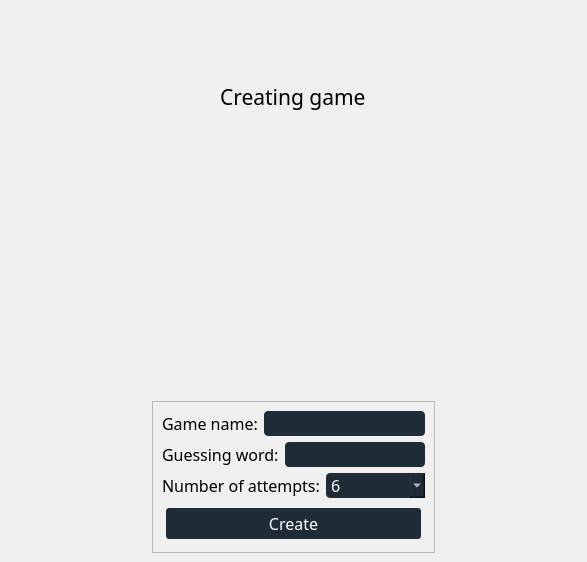
<?xml version="1.0" encoding="UTF-8"?>
<ui version="4.0">
 <class>CreateWindow</class>
 <widget class="QMainWindow" name="CreateWindow">
  <property name="windowModality">
   <enum>Qt::WindowModal</enum>
  </property>
  <property name="geometry">
   <rect>
    <x>0</x>
    <y>0</y>
    <width>587</width>
    <height>562</height>
   </rect>
  </property>
  <property name="windowTitle">
   <string notr="true">Hangman - Creating game</string>
  </property>
  <property name="styleSheet">
   <string notr="true">QPushButton{background:rgb(31, 44, 56);border-radius:3;color:white;padding:4px;margin:4px;}QPushButton:hover{border:1px solid white;}QPushButton:pressed{color:black;background:white;}QLineEdit,QComboBox{background: rgb(31, 44, 56);border-radius: 4px;color: white;}</string>
  </property>
  <widget class="QWidget" name="main_widget">
   <layout class="QVBoxLayout" name="verticalLayout">
    <item alignment="Qt::AlignHCenter|Qt::AlignVCenter">
     <widget class="QLabel" name="window_title">
      <property name="font">
       <font>
        <family>JetBrains Mono</family>
        <pointsize>16</pointsize>
       </font>
      </property>
      <property name="text">
       <string notr="true">Creating game</string>
      </property>
     </widget>
    </item>
    <item alignment="Qt::AlignHCenter|Qt::AlignBottom">
     <widget class="QWidget" name="widget" native="true">
      <layout class="QVBoxLayout" name="verticalLayout_3">
       <item alignment="Qt::AlignLeft">
        <widget class="QLabel" name="message_label">
         <property name="font">
          <font>
           <family>JetBrains Mono</family>
           <pointsize>12</pointsize>
          </font>
         </property>
         <property name="styleSheet">
          <string notr="true">color: rgb(255, 0, 0);</string>
         </property>
         <property name="text">
          <string notr="true"/>
         </property>
         <property name="alignment">
          <set>Qt::AlignBottom|Qt::AlignLeading|Qt::AlignLeft</set>
         </property>
        </widget>
       </item>
      </layout>
     </widget>
    </item>
    <item alignment="Qt::AlignHCenter|Qt::AlignBottom">
     <widget class="QFrame" name="input_form">
      <property name="frameShape">
       <enum>QFrame::StyledPanel</enum>
      </property>
      <property name="frameShadow">
       <enum>QFrame::Raised</enum>
      </property>
      <layout class="QVBoxLayout" name="verticalLayout_2">
       <item>
        <layout class="QHBoxLayout" name="game_name">
         <item>
          <widget class="QLabel" name="game_name_label">
           <property name="font">
            <font>
             <family>JetBrains Mono</family>
             <pointsize>12</pointsize>
            </font>
           </property>
           <property name="text">
            <string notr="true">Game name:</string>
           </property>
          </widget>
         </item>
         <item>
          <widget class="QLineEdit" name="game_name_input">
           <property name="font">
            <font>
             <family>JetBrains Mono</family>
             <pointsize>12</pointsize>
            </font>
           </property>
          </widget>
         </item>
        </layout>
       </item>
       <item>
        <layout class="QHBoxLayout" name="guessing_word">
         <item>
          <widget class="QLabel" name="guessing_word_label">
           <property name="font">
            <font>
             <family>JetBrains Mono</family>
             <pointsize>12</pointsize>
            </font>
           </property>
           <property name="text">
            <string notr="true">Guessing word:</string>
           </property>
          </widget>
         </item>
         <item>
          <widget class="QLineEdit" name="guessing_word_input">
           <property name="font">
            <font>
             <family>JetBrains Mono</family>
             <pointsize>12</pointsize>
            </font>
           </property>
          </widget>
         </item>
        </layout>
       </item>
       <item>
        <layout class="QHBoxLayout" name="attempts_number">
         <item>
          <widget class="QLabel" name="attempts_number_label">
           <property name="font">
            <font>
             <family>JetBrains Mono</family>
             <pointsize>12</pointsize>
            </font>
           </property>
           <property name="text">
            <string notr="true">Number of attempts:</string>
           </property>
          </widget>
         </item>
         <item>
          <widget class="QComboBox" name="attempts_number_choises">
           <property name="font">
            <font>
             <family>JetBrains Mono</family>
             <pointsize>12</pointsize>
            </font>
           </property>
           <property name="currentText">
            <string notr="true">6</string>
           </property>
           <item>
            <property name="text">
             <string notr="true">6</string>
            </property>
           </item>
           <item>
            <property name="text">
             <string notr="true">7</string>
            </property>
           </item>
           <item>
            <property name="text">
             <string notr="true">8</string>
            </property>
           </item>
           <item>
            <property name="text">
             <string notr="true">9</string>
            </property>
           </item>
           <item>
            <property name="text">
             <string notr="true">10</string>
            </property>
           </item>
           <item>
            <property name="text">
             <string notr="true">11</string>
            </property>
           </item>
           <item>
            <property name="text">
             <string notr="true">12</string>
            </property>
           </item>
           <item>
            <property name="text">
             <string notr="true">13</string>
            </property>
           </item>
          </widget>
         </item>
        </layout>
       </item>
       <item>
        <widget class="QPushButton" name="create_button">
         <property name="font">
          <font>
           <family>JetBrains Mono</family>
           <pointsize>12</pointsize>
          </font>
         </property>
         <property name="text">
          <string notr="true">Create</string>
         </property>
        </widget>
       </item>
      </layout>
     </widget>
    </item>
   </layout>
  </widget>
 </widget>
 <resources/>
 <connections/>
</ui>
